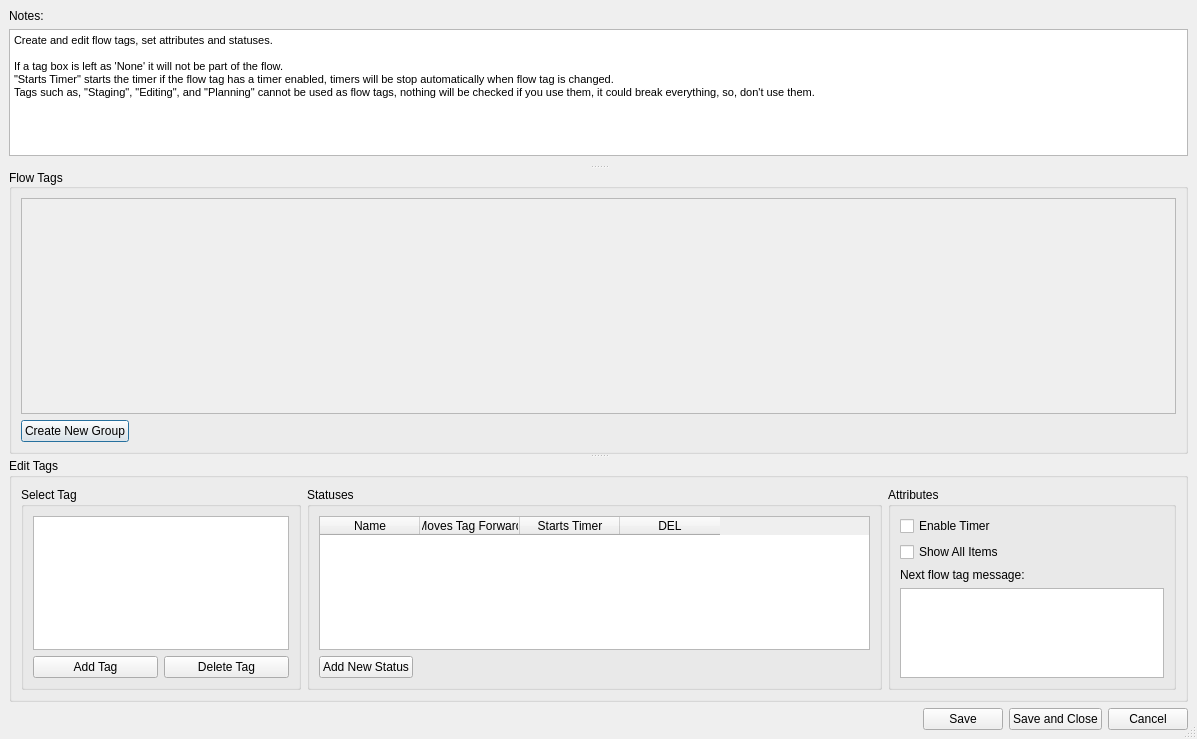
<?xml version="1.0" encoding="UTF-8"?>
<ui version="4.0">
 <class>Form</class>
 <widget class="QDialog" name="Form">
  <property name="windowModality">
   <enum>Qt::ApplicationModal</enum>
  </property>
  <property name="geometry">
   <rect>
    <x>0</x>
    <y>0</y>
    <width>1197</width>
    <height>739</height>
   </rect>
  </property>
  <property name="windowTitle">
   <string>Form</string>
  </property>
  <property name="sizeGripEnabled">
   <bool>true</bool>
  </property>
  <layout class="QVBoxLayout" name="verticalLayout">
   <property name="spacing">
    <number>0</number>
   </property>
   <property name="leftMargin">
    <number>0</number>
   </property>
   <property name="topMargin">
    <number>0</number>
   </property>
   <property name="rightMargin">
    <number>0</number>
   </property>
   <property name="bottomMargin">
    <number>0</number>
   </property>
   <item>
    <widget class="QWidget" name="widget" native="true">
     <property name="contextMenuPolicy">
      <enum>Qt::ActionsContextMenu</enum>
     </property>
     <property name="autoFillBackground">
      <bool>false</bool>
     </property>
     <property name="styleSheet">
      <string notr="true"/>
     </property>
     <layout class="QVBoxLayout" name="verticalLayout_2">
      <item>
       <widget class="QSplitter" name="splitter">
        <property name="orientation">
         <enum>Qt::Vertical</enum>
        </property>
        <widget class="QWidget" name="verticalLayoutWidget">
         <layout class="QVBoxLayout" name="verticalLayout_3">
          <property name="bottomMargin">
           <number>9</number>
          </property>
          <item>
           <widget class="QLabel" name="label_2">
            <property name="text">
             <string>Notes:</string>
            </property>
           </widget>
          </item>
          <item>
           <widget class="QTextEdit" name="textEdit_notes">
            <property name="html">
             <string>&lt;!DOCTYPE HTML PUBLIC &quot;-//W3C//DTD HTML 4.0//EN&quot; &quot;http://www.w3.org/TR/REC-html40/strict.dtd&quot;&gt;
&lt;html&gt;&lt;head&gt;&lt;meta name=&quot;qrichtext&quot; content=&quot;1&quot; /&gt;&lt;style type=&quot;text/css&quot;&gt;
p, li { white-space: pre-wrap; }
&lt;/style&gt;&lt;/head&gt;&lt;body style=&quot; font-family:'MS Shell Dlg 2'; font-size:8.25pt; font-weight:400; font-style:normal;&quot;&gt;
&lt;p style=&quot; margin-top:0px; margin-bottom:0px; margin-left:0px; margin-right:0px; -qt-block-indent:0; text-indent:0px;&quot;&gt;Create and edit flow tags, set attributes and statuses.&lt;/p&gt;
&lt;p style=&quot;-qt-paragraph-type:empty; margin-top:0px; margin-bottom:0px; margin-left:0px; margin-right:0px; -qt-block-indent:0; text-indent:0px;&quot;&gt;&lt;br /&gt;&lt;/p&gt;
&lt;p style=&quot; margin-top:0px; margin-bottom:0px; margin-left:0px; margin-right:0px; -qt-block-indent:0; text-indent:0px;&quot;&gt;If a tag box is left as 'None' it will not be part of the flow.&lt;/p&gt;
&lt;p style=&quot; margin-top:0px; margin-bottom:0px; margin-left:0px; margin-right:0px; -qt-block-indent:0; text-indent:0px;&quot;&gt;&amp;quot;Starts Timer&amp;quot; starts the timer if the flow tag has a timer enabled, timers will be stop automatically when flow tag is changed.&lt;/p&gt;
&lt;p style=&quot; margin-top:0px; margin-bottom:0px; margin-left:0px; margin-right:0px; -qt-block-indent:0; text-indent:0px;&quot;&gt;Tags such as, &amp;quot;Staging&amp;quot;, &amp;quot;Editing&amp;quot;, and &amp;quot;Planning&amp;quot; cannot be used as flow tags, nothing will be checked if you use them, it could break everything, so, don't use them.&lt;/p&gt;&lt;/body&gt;&lt;/html&gt;</string>
            </property>
           </widget>
          </item>
         </layout>
        </widget>
        <widget class="QGroupBox" name="groupBox">
         <property name="minimumSize">
          <size>
           <width>0</width>
           <height>0</height>
          </size>
         </property>
         <property name="title">
          <string>Flow Tags</string>
         </property>
         <property name="alignment">
          <set>Qt::AlignLeading|Qt::AlignLeft|Qt::AlignVCenter</set>
         </property>
         <layout class="QVBoxLayout" name="verticalLayout_7" stretch="1,0">
          <item>
           <layout class="QVBoxLayout" name="verticalLayout_18">
            <item>
             <widget class="QScrollArea" name="scrollArea_2">
              <property name="minimumSize">
               <size>
                <width>0</width>
                <height>0</height>
               </size>
              </property>
              <property name="widgetResizable">
               <bool>true</bool>
              </property>
              <property name="alignment">
               <set>Qt::AlignHCenter|Qt::AlignTop</set>
              </property>
              <widget class="QWidget" name="scrollAreaWidgetContents_2">
               <property name="geometry">
                <rect>
                 <x>0</x>
                 <y>0</y>
                 <width>1155</width>
                 <height>212</height>
                </rect>
               </property>
               <layout class="QVBoxLayout" name="verticalLayout_5">
                <item>
                 <layout class="QVBoxLayout" name="flow_tag_layout">
                  <item>
                   <spacer name="verticalSpacer">
                    <property name="orientation">
                     <enum>Qt::Vertical</enum>
                    </property>
                    <property name="sizeHint" stdset="0">
                     <size>
                      <width>20</width>
                      <height>500</height>
                     </size>
                    </property>
                   </spacer>
                  </item>
                 </layout>
                </item>
               </layout>
              </widget>
             </widget>
            </item>
           </layout>
          </item>
          <item>
           <layout class="QHBoxLayout" name="horizontalLayout_5">
            <item>
             <widget class="QPushButton" name="pushButton_create_new_group">
              <property name="minimumSize">
               <size>
                <width>0</width>
                <height>0</height>
               </size>
              </property>
              <property name="maximumSize">
               <size>
                <width>16777215</width>
                <height>16777215</height>
               </size>
              </property>
              <property name="text">
               <string>Create New Group</string>
              </property>
             </widget>
            </item>
            <item>
             <spacer name="horizontalSpacer">
              <property name="orientation">
               <enum>Qt::Horizontal</enum>
              </property>
              <property name="sizeHint" stdset="0">
               <size>
                <width>40</width>
                <height>20</height>
               </size>
              </property>
             </spacer>
            </item>
           </layout>
          </item>
         </layout>
        </widget>
        <widget class="QGroupBox" name="groupBox_2">
         <property name="maximumSize">
          <size>
           <width>16777215</width>
           <height>16777215</height>
          </size>
         </property>
         <property name="title">
          <string>Edit Tags</string>
         </property>
         <layout class="QHBoxLayout" name="horizontalLayout_3">
          <item>
           <layout class="QHBoxLayout" name="horizontalLayout_2" stretch="0,2,1">
            <item>
             <widget class="QGroupBox" name="groupBox_3">
              <property name="maximumSize">
               <size>
                <width>16777215</width>
                <height>16777215</height>
               </size>
              </property>
              <property name="title">
               <string>Select Tag</string>
              </property>
              <layout class="QVBoxLayout" name="verticalLayout_12">
               <item>
                <widget class="QListWidget" name="listWidget_select_tag">
                 <property name="layoutMode">
                  <enum>QListView::SinglePass</enum>
                 </property>
                </widget>
               </item>
               <item>
                <layout class="QHBoxLayout" name="horizontalLayout">
                 <item>
                  <widget class="QPushButton" name="pushButton_add_tag">
                   <property name="text">
                    <string>Add Tag</string>
                   </property>
                  </widget>
                 </item>
                 <item>
                  <widget class="QPushButton" name="pushButton_delete_tag">
                   <property name="text">
                    <string>Delete Tag</string>
                   </property>
                  </widget>
                 </item>
                </layout>
               </item>
              </layout>
             </widget>
            </item>
            <item>
             <widget class="QGroupBox" name="groupBox_4">
              <property name="maximumSize">
               <size>
                <width>16777215</width>
                <height>16777215</height>
               </size>
              </property>
              <property name="title">
               <string>Statuses</string>
              </property>
              <layout class="QVBoxLayout" name="verticalLayout_9" stretch="0,0">
               <item>
                <widget class="QTableWidget" name="tableWidget_statuses">
                 <property name="gridStyle">
                  <enum>Qt::NoPen</enum>
                 </property>
                 <column>
                  <property name="text">
                   <string>Name</string>
                  </property>
                 </column>
                 <column>
                  <property name="text">
                   <string>Moves Tag Forward</string>
                  </property>
                 </column>
                 <column>
                  <property name="text">
                   <string>Starts Timer</string>
                  </property>
                 </column>
                 <column>
                  <property name="text">
                   <string>DEL</string>
                  </property>
                 </column>
                </widget>
               </item>
               <item>
                <layout class="QHBoxLayout" name="horizontalLayout_6">
                 <item>
                  <widget class="QPushButton" name="pushButton_add_status">
                   <property name="maximumSize">
                    <size>
                     <width>16777215</width>
                     <height>16777215</height>
                    </size>
                   </property>
                   <property name="focusPolicy">
                    <enum>Qt::NoFocus</enum>
                   </property>
                   <property name="text">
                    <string>Add New Status</string>
                   </property>
                  </widget>
                 </item>
                 <item>
                  <spacer name="horizontalSpacer_2">
                   <property name="orientation">
                    <enum>Qt::Horizontal</enum>
                   </property>
                   <property name="sizeHint" stdset="0">
                    <size>
                     <width>40</width>
                     <height>20</height>
                    </size>
                   </property>
                  </spacer>
                 </item>
                </layout>
               </item>
              </layout>
             </widget>
            </item>
            <item>
             <widget class="QGroupBox" name="groupBox_5">
              <property name="maximumSize">
               <size>
                <width>16777215</width>
                <height>16777215</height>
               </size>
              </property>
              <property name="title">
               <string>Attributes</string>
              </property>
              <layout class="QVBoxLayout" name="verticalLayout_10" stretch="0">
               <item>
                <layout class="QGridLayout" name="gridLayout">
                 <item row="2" column="0">
                  <widget class="QLabel" name="label_3">
                   <property name="text">
                    <string>Next flow tag message:</string>
                   </property>
                  </widget>
                 </item>
                 <item row="3" column="0">
                  <widget class="QPlainTextEdit" name="plainTextEdit_next_flow_tag_message">
                   <property name="toolTip">
                    <string>This message will show when it is the next tag in the flow tag.</string>
                   </property>
                  </widget>
                 </item>
                 <item row="0" column="0">
                  <widget class="QCheckBox" name="checkBox_enable_timer">
                   <property name="toolTip">
                    <string>This will enable a timer that the user can start/stop to time how long the part takes to complete.</string>
                   </property>
                   <property name="text">
                    <string>Enable Timer</string>
                   </property>
                  </widget>
                 </item>
                 <item row="1" column="0">
                  <widget class="QCheckBox" name="checkBox_show_all_items">
                   <property name="toolTip">
                    <string>All items will still show in the sub-assembly in case it needs to be recut when its on this tag.</string>
                   </property>
                   <property name="text">
                    <string>Show All Items</string>
                   </property>
                  </widget>
                 </item>
                </layout>
               </item>
              </layout>
             </widget>
            </item>
           </layout>
          </item>
         </layout>
        </widget>
       </widget>
      </item>
      <item>
       <layout class="QHBoxLayout" name="horizontalLayout_4">
        <item>
         <spacer name="horizontalSpacer_3">
          <property name="orientation">
           <enum>Qt::Horizontal</enum>
          </property>
          <property name="sizeHint" stdset="0">
           <size>
            <width>40</width>
            <height>20</height>
           </size>
          </property>
         </spacer>
        </item>
        <item>
         <widget class="QPushButton" name="pushButton_save">
          <property name="text">
           <string>Save</string>
          </property>
         </widget>
        </item>
        <item>
         <widget class="QPushButton" name="pushButton_save_and_close">
          <property name="text">
           <string>Save and Close</string>
          </property>
         </widget>
        </item>
        <item>
         <widget class="QPushButton" name="pushButton_cancel">
          <property name="text">
           <string>Cancel</string>
          </property>
         </widget>
        </item>
       </layout>
      </item>
     </layout>
    </widget>
   </item>
  </layout>
 </widget>
 <resources/>
 <connections/>
</ui>
